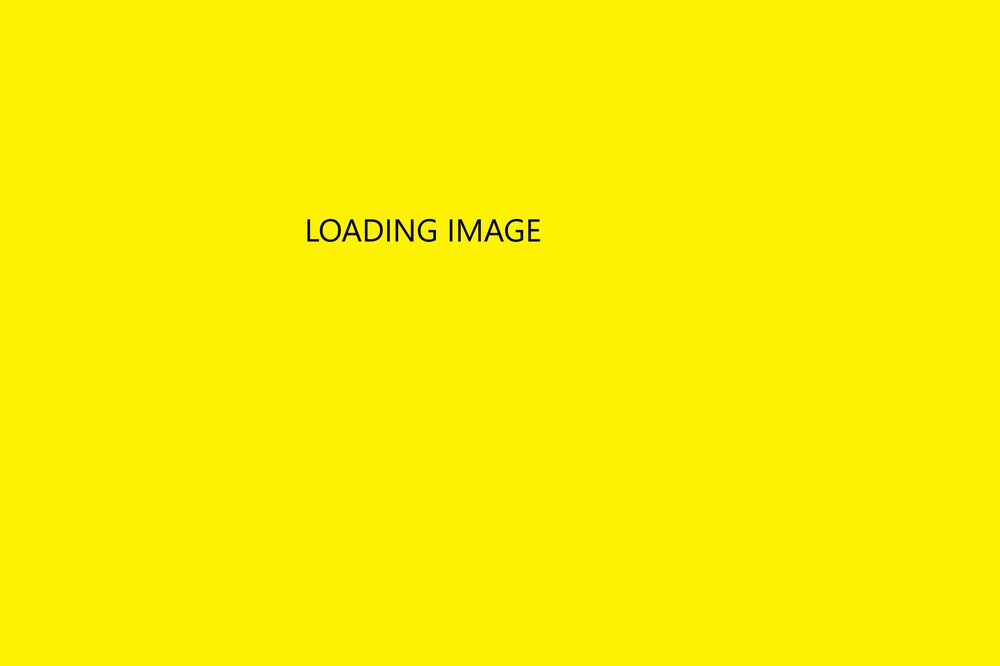
#> input picture util/loading.jpg, 1000 x 666 px, shrunk from 5464 x 3640 before the run
$ python plot-threshold.py --image loading.jpg
#> lines starting #> are read from the running program, lines starting #| are printed output that depends on the picture
#
# P L O T - T H R E S H O L D
#
# Calculate and display the histogram and threshold using the triangle method

import sys

import argparse
import cv2 as cv
import numpy as np

#import plotly.express as plot
import matplotlib.pyplot as plt

parser = argparse.ArgumentParser("Plot threshold of image")

parser.add_argument("-i", '--image', action="store", required=True, help="Target image")
parser.add_argument("-b", '--bins', action="store", required=False, default=256, help="Target image")

arguments = parser.parse_args()

# Read the image as greyscale
img = cv.imread(arguments.image, 0)
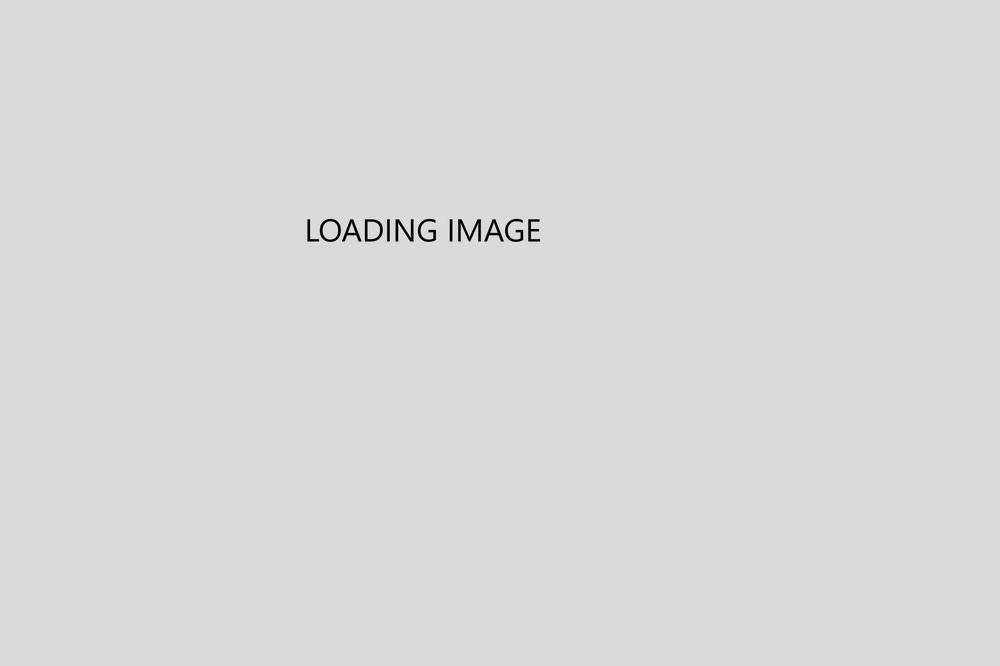
#> img: shape (666, 1000); min 0, max 231, mean 217.5

# Compute the histogram
counts, bins = np.histogram(img, arguments.bins)
#> counts = 256 values, max 659442 at index 241, min 0 at index 10, mean 2601.6; bins = 257 values from 0 to 231
plt.stairs(counts, bins, fill=True)
plt.title("Intensity Values of Image")
plt.ylabel("Count")
plt.xlabel("Pixel Value")
plt.tight_layout()
plt.show()
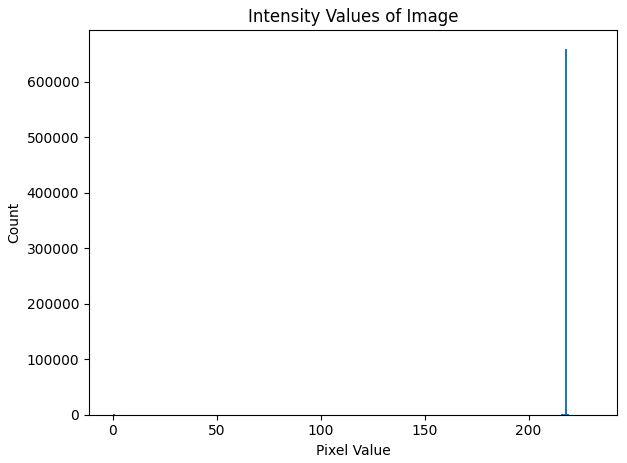
#> figure drawn by matplotlib, 1 panel

# [5 lines of commented-out code are left out]

img = cv.imread(arguments.image)
#> img is the input picture: shape (666, 1000, 3); mean B, G, R 0.1, 241.4, 253.4
gray = cv.cvtColor(img, cv.COLOR_BGR2GRAY)
blurred = cv.GaussianBlur(gray, (7, 7), 0)

histogram_gray, bin_edges_gray = np.histogram(gray, bins=256, range=(0, 255))
#> histogram_gray = 256 values, max 659291 at index 218, min 0 at index 0, mean 2601.6; bin_edges_gray = 257 values from 0 to 255
histogram_blurred, bin_edges_blurred = np.histogram(blurred, bins=256, range=(0, 255))
#> histogram_blurred = 256 values, max 660079 at index 218, min 0 at index 0, mean 2601.6; bin_edges_blurred = 257 values from 0 to 255

#fig, ax = plt.subplots(1, 2, figsize=(12, 4))

#ax[0].plot(bin_edges_gray[0:-1], histogram_gray)
#ax[1].plot(bin_edges_blurred[0:-1], histogram_blurred)
#fig.show()

plt.plot(bin_edges_gray[0:-1], histogram_gray)
plt.ylabel("Count")
plt.xlabel("Pixel Value")
plt.show()
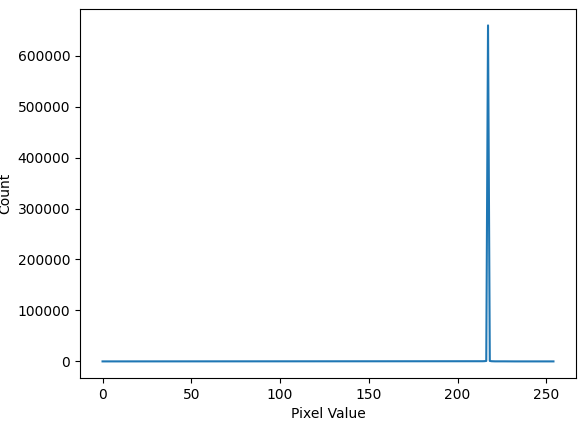
#> figure drawn by matplotlib, 1 panel; curve peaks at x = 217.1, y = 659291


# Creating GUI window to display an image on screen
# first Parameter is windows title (should be in string format)
# Second Parameter is image array
#cv.imshow("image", img)

cv.waitKey(0)

sys.exit(0)
#> (the program exits here)
